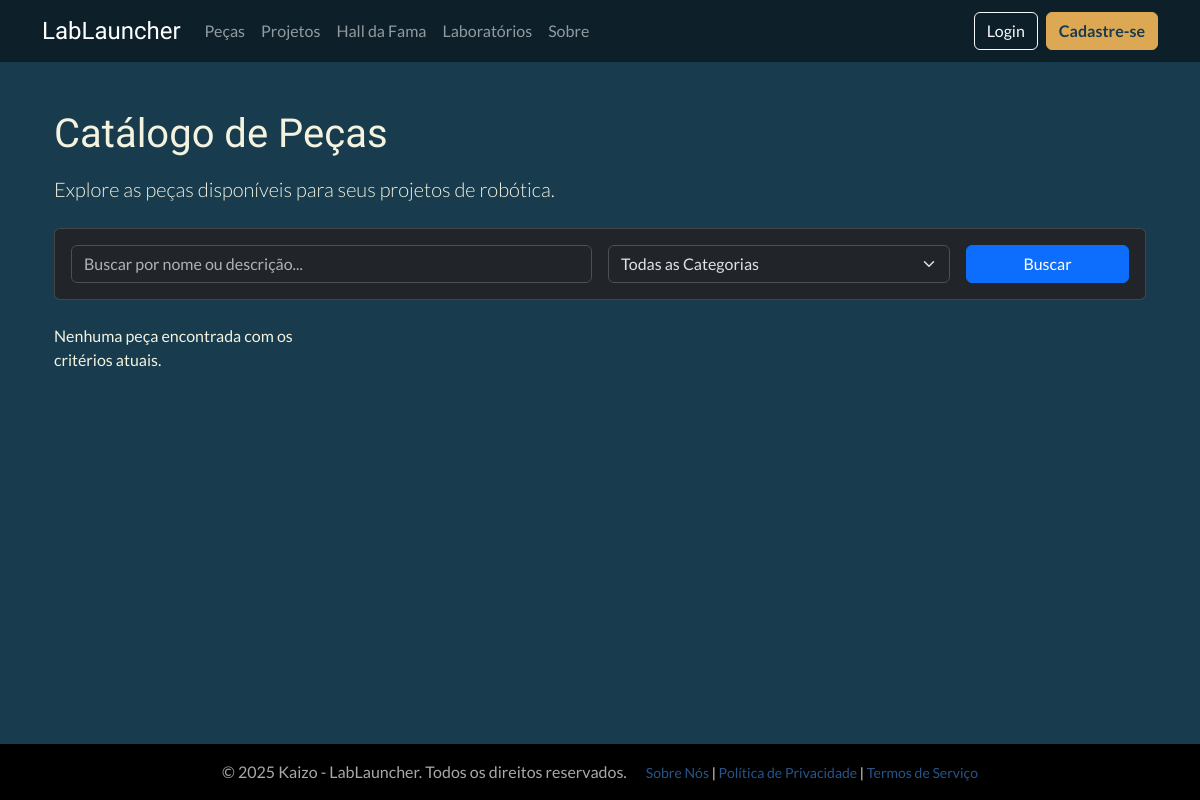
Before: /catalog/parts/ with the older database file.
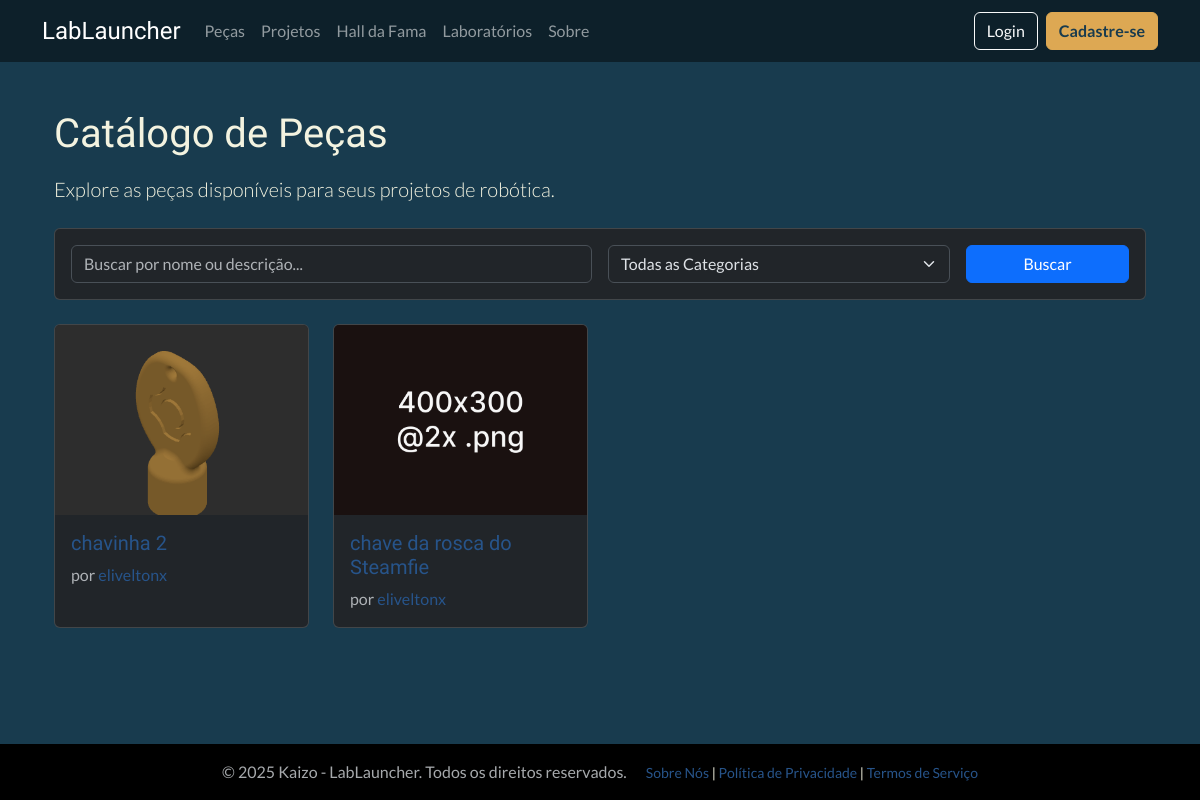
After: the same page with the newer database file.
### catalog/models.py (models this page shows, shortened)
class Part(models.Model):
    STATUS_CHOICES = (('in_review', 'Em Revisão'), ('approved', 'Aprovado'), ('rejected', 'Rejeitado'))
    thumbnail = models.ImageField(
        upload_to='part_thumbnails/', # Pasta dentro de 'media' onde as imagens serão salvas
        storage=storage_para_usar,
        verbose_name='Thumbnail',
        null=True, # O campo é opcional
        blank=True # O campo pode ser deixado em branco no formulário
    )
    is_hall_of_fame = models.BooleanField(default=False, verbose_name="Destaque (Hall da Fama)")
    name = models.CharField(max_length=200, verbose_name='Nome da Peça')
    description = models.TextField(verbose_name='Descrição')
    category = models.ForeignKey(PartCategory, on_delete=models.SET_NULL, null=True, verbose_name='Categoria da Peça')
    author = models.ForeignKey(settings.AUTH_USER_MODEL, on_delete=models.SET_NULL, null=True, verbose_name='Autor')
    stl_file = models.FileField(upload_to='parts_stl/', storage=storage_para_usar, verbose_name='Arquivo STL')
    camera_pos_x = models.FloatField(null=True, blank=True, verbose_name="Câmera Posição X")
    camera_pos_y = models.FloatField(null=True, blank=True, verbose_name="Câmera Posição Y")
    camera_pos_z = models.FloatField(null=True, blank=True, verbose_name="Câmera Posição Z")
    status = models.CharField(max_length=10, choices=STATUS_CHOICES, default='in_review', verbose_name='Status')
    created_at = models.DateTimeField(auto_now_add=True, verbose_name='Data de Criação')
    updated_at = models.DateTimeField(auto_now=True, verbose_name='Última Atualização')
    class Meta:
        verbose_name = 'Peça'
        verbose_name_plural = 'Peças'
        ordering = ['-created_at']

### users/models.py (models this page shows, shortened)
class CustomUser(AbstractUser):
    profile_picture = models.ImageField(
        upload_to='profile_pics/',
        storage=storage_para_usar,
        null=True,
        blank=True,
        verbose_name='Foto do Perfil'
    )
    is_approved = models.BooleanField(
        default=False,
        verbose_name='Aprovado pela Curadoria',
        help_text='Indica se o usuário foi aprovado para acessar o conteúdo.'
    )
    groups = models.ManyToManyField(
        Group,
        verbose_name='groups',
        blank=True,
        help_text='The groups this user belongs to. A user will get all permissions granted to each of their groups.',
        related_name="customuser_set", # Nome único para o acesso reverso
        related_query_name="user",
    )
    user_permissions = models.ManyToManyField(
        Permission,
        verbose_name='user permissions',
        blank=True,
        help_text='Specific permissions for this user.',
        related_name="customuser_set", # Nome único para o acesso reverso
        related_query_name="user",
    )

### catalog/views.py (the view, shortened to what this page needs)
# urls.py: path('parts/', PartListView.as_view(), name='part-list'),
class PartListView(ListView):
    model = Part
    template_name = 'catalog/part_list.html'
    context_object_name = 'parts'
    paginate_by = 10
    def get_queryset(self):
        queryset = super().get_queryset().filter(status='approved')
        search_query = self.request.GET.get('q')
        category_id = self.request.GET.get('category')
        if search_query:
            queryset = queryset.filter(Q(name__icontains=search_query) | Q(description__icontains=search_query))
        return queryset.order_by('-created_at')
    def get_context_data(self, **kwargs):
        context = super().get_context_data(**kwargs)
        context['part_categories'] = PartCategory.objects.all()
        return context

### catalog/templatetags/query_transforms.py (called while the page is built)
@register.filter
def get_range(value):
    if isinstance(value, int):
        return range(value)
    return range(0)

### catalog/templates/catalog/part_list.html (shortened to what this page needs)
{% extends "base.html" %}
{% load static %}
{% load query_transforms %}
{% block content %}
<div class="container mt-4">
    <h1 class="mb-3">Catálogo de Peças</h1>
    <p class="lead mb-4">Explore as peças disponíveis para seus projetos de robótica.</p>
    <div class="card bg-dark mb-4">
        <div class="card-body">
            <form method="get" action="{% url 'catalog:part-list' %}" class="row g-3 align-items-center">
                <div class="col-md-6">
                    <input type="text" name="q" class="form-control" placeholder="Buscar por nome ou descrição..." value="{{ request.GET.q }}">
                </div>
                <div class="col-md-4">
                    <select name="category" class="form-select">
                        <option value="">Todas as Categorias</option>
                    </select>
                </div>
                <div class="col-md-2">
                    <button type="submit" class="btn btn-primary w-100">Buscar</button>
                </div>
            </form>
        </div>
    </div>
    <div class="row row-cols-1 row-cols-sm-2 row-cols-md-3 row-cols-lg-4 g-4">
        {% for part in parts %}
        <div class="col">
            <div class="card h-100 text-bg-dark">
                {% if part.thumbnail %}
                    <img src="{{ part.thumbnail.url }}" class="card-img-top" alt="{{ part.name }}">
                {% else %}
                    <img src="{% static 'images/placeholder.png' %}" class="card-img-top" alt="Placeholder">
                {% endif %}
                <div class="card-body d-flex flex-column">
                    <h5 class="card-title">
                        <a href="{% url 'catalog:part-detail' part.pk %}" class="stretched-link">{{ part.name }}</a>
                    </h5>
                    <p class="card-text text-muted">por <a href="{% url 'users:public-profile' part.author.username %}">{{ part.author.username }}</a></p>
                </div>
            </div>
        </div>
        {% empty %}
            <div class="col">
                <p>Nenhuma peça encontrada com os critérios atuais.</p>
            </div>
        {% endfor %}
    </div>
    {% load query_transforms %}
</div>
{% endblock %}

Changed rows visible on the page:
added Part: thumbnail (picture), name "chavinha 2", author.username "eliveltonx"
added Part: name "chave da rosca do Steamfie", author.username "eliveltonx"
Other visible differences:
text no longer shown: "Nenhuma peça encontrada com os critérios atuais."
